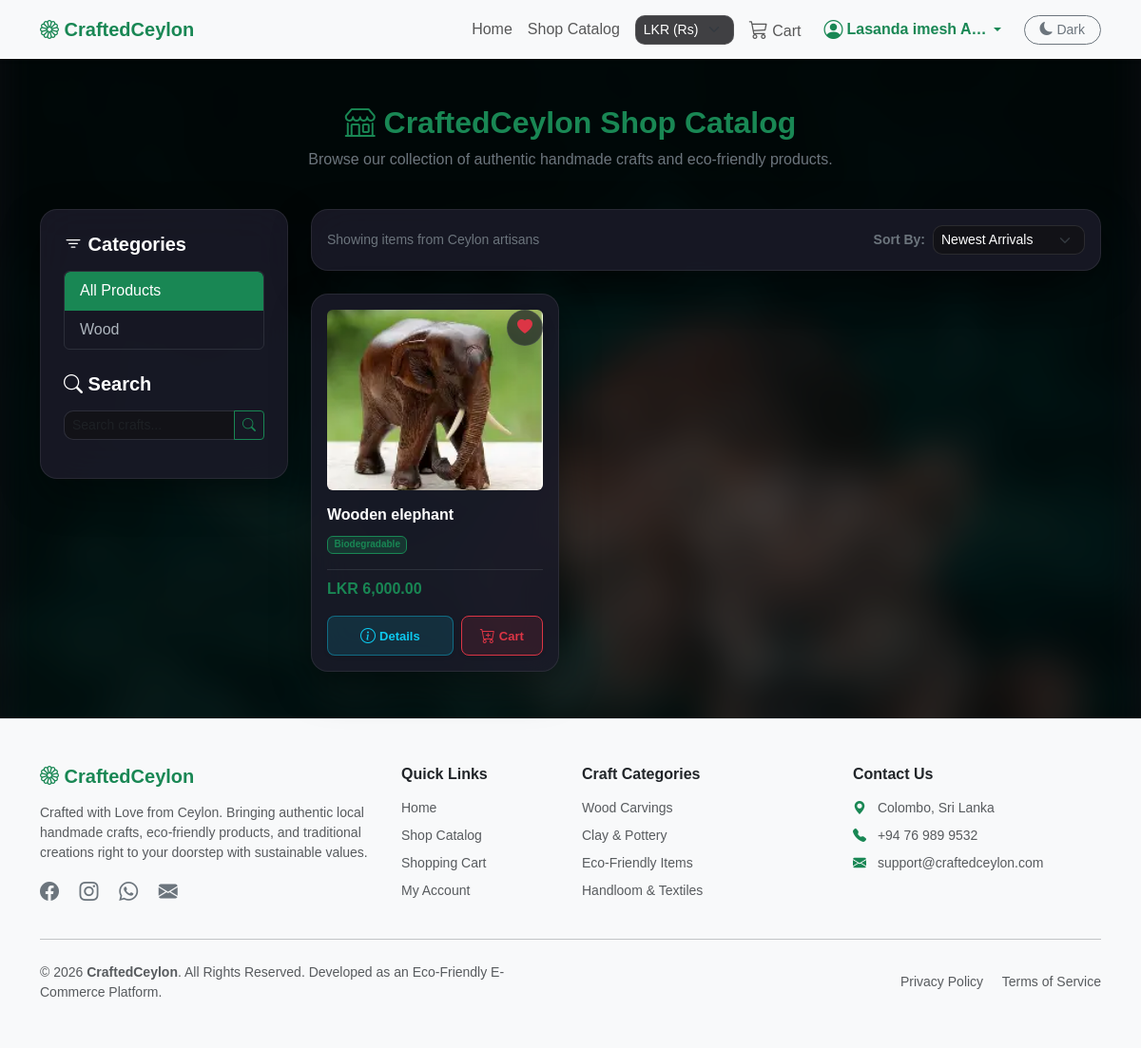
Page /shop.php (signed in) on the committed database.
### tables this page shows
CREATE TABLE `categories` (
  `category_id` int(11) NOT NULL,
  `category_name` varchar(100) NOT NULL,
  `description` text DEFAULT NULL
);

CREATE TABLE `products` (
  `product_id` int(11) NOT NULL,
  `category_id` int(11) DEFAULT NULL,
  `artisan_id` int(11) DEFAULT NULL,
  `product_name` varchar(150) NOT NULL,
  `description` text DEFAULT NULL,
  `price_lkr` decimal(10,2) NOT NULL,
  `price_usd` decimal(10,2) NOT NULL,
  `stock_quantity` int(11) NOT NULL,
  `main_image` varchar(255) NOT NULL,
  `is_biodegradable` tinyint(1) DEFAULT 0,
  `is_recyclable` tinyint(1) DEFAULT 0,
  `is_customizable` tinyint(1) DEFAULT 0,
  `created_at` timestamp NOT NULL DEFAULT current_timestamp()
);

### shop.php (the view, shortened to what this page needs)
<?php
$user_id = isset($_SESSION['user_id']) ? $_SESSION['user_id'] : null;
include 'includes/header.php';
$category_id = isset($_GET['category']) ? $_GET['category'] : '';
$search_query = isset($_GET['search']) ? trim($_GET['search']) : '';
$sort_by = isset($_GET['sort']) ? $_GET['sort'] : 'newest';
$user_wishlist = [];
if ($user_id) {
    $uw_stmt = $conn->prepare("SELECT product_id FROM wishlist WHERE user_id = ?");
    $uw_stmt->bind_param("i", $user_id);
    $uw_stmt->execute();
    $uw_res = $uw_stmt->get_result();
    while ($uw_row = $uw_res->fetch_assoc()) {
        $user_wishlist[] = $uw_row['product_id'];
    }
}
$sql = "SELECT p.*, c.category_name FROM products p LEFT JOIN categories c ON p.category_id = c.category_id WHERE 1=1";
if ($sort_by == 'price_low') {
    $sql .= " ORDER BY price_lkr ASC";
} elseif ($sort_by == 'price_high') {
    $sql .= " ORDER BY price_lkr DESC";
} else {
    $sql .= " ORDER BY p.created_at DESC";
}
$result = $conn->query($sql);
?>
<div class="container my-5">
    <div class="row mb-4">
        <div class="col-md-12 text-center">
            <h2 class="fw-bold text-success"><i class="bi bi-shop"></i> CraftedCeylon Shop Catalog</h2>
            <p class="text-secondary">Browse our collection of authentic handmade crafts and eco-friendly products.</p>
        </div>
    </div>
    <div class="row">
        <div class="col-lg-3 mb-4">
            <div class="dark-glass-card p-4">
                <h5 class="fw-bold mb-3"><i class="bi bi-filter"></i> Categories</h5>
                <div class="list-group list-group-flush mb-4 rounded overflow-hidden border border-secondary border-opacity-25">
                    <a href="shop.php" class="list-group-item list-group-item-action <?php echo empty($category_id) ? 'active' : ''; ?>">
                        All Products
                    </a>
                    <?php
                    $cat_sql = "SELECT * FROM categories";
                    $cat_result = $conn->query($cat_sql);
                    if ($cat_result && $cat_result->num_rows > 0) {
                        while ($cat = $cat_result->fetch_assoc()) {
                            $active = ($category_id == $cat['category_id']) ? 'active' : '';
                            echo '<a href="shop.php?category=' . $cat['category_id'] . '" class="list-group-item list-group-item-action ' . $active . '">' . htmlspecialchars($cat['category_name']) . '</a>';
                        }
                    }
                    ?>
                </div>
                <h5 class="fw-bold mb-3"><i class="bi bi-search"></i> Search</h5>
                <form action="shop.php" method="GET" class="mb-3">
                    <div class="input-group">
                        <input type="text" name="search" class="form-control form-control-sm" placeholder="Search crafts..." value="<?php echo htmlspecialchars($search_query); ?>">
                        <button class="btn btn-outline-success btn-sm" type="submit"><i class="bi bi-search"></i></button>
                    </div>
                </form>
            </div>
        </div>
        <div class="col-lg-9">
            <div class="dark-glass-card p-3 mb-4 d-flex justify-content-between align-items-center">
                <span class="text-secondary small">Showing items from Ceylon artisans</span>
                <form action="shop.php" method="GET" class="d-flex align-items-center">
                    <label class="me-2 small fw-bold text-nowrap text-secondary">Sort By:</label>
                    <select name="sort" class="form-select form-select-sm" onchange="this.form.submit()">
                        <option value="newest" <?php if($sort_by == 'newest') echo 'selected'; ?>>Newest Arrivals</option>
                    </select>
                </form>
            </div>
            <div class="row g-4">
                <?php
                if ($result && $result->num_rows > 0) {
                    while ($row = $result->fetch_assoc()) {
                        $base_price_lkr = isset($row['price_lkr']) ? $row['price_lkr'] : ($row['price'] ?? 0);
                        $is_wishlisted = in_array($row['product_id'], $user_wishlist);
                        $current_params = $_GET;
                        $current_params['toggle_wishlist'] = $row['product_id'];
                        $wishlist_toggle_url = 'shop.php?' . http_build_query($current_params);
                ?>
                        <div class="col-md-4 col-sm-6">
                            <div class="dark-glass-card h-100 d-flex flex-column position-relative overflow-hidden p-3">
                                <a href="<?php echo $user_id ? $wishlist_toggle_url : 'login.php'; ?>" class="position-absolute top-0 end-0 m-3 bg-dark bg-opacity-75 rounded-circle p-2 shadow text-decoration-none d-flex align-items-center justify-content-center border border-secondary border-opacity-25" style="width: 38px; height: 38px; z-index: 10;" title="<?php echo $is_wishlisted ? 'Remove from Wishlist' : 'Add to Wishlist'; ?>">
                                    <i class="bi <?php echo $is_wishlisted ? 'bi-heart-fill text-danger' : 'bi-heart text-white'; ?>"></i>
                                </a>
                                <a href="product-detail.php?id=<?php echo $row['product_id']; ?>" class="rounded overflow-hidden mb-3 d-block text-decoration-none">
                                    <img src="<?php echo htmlspecialchars($row['main_image']); ?>" class="w-100" alt="Product Image" style="height: 190px; object-fit: cover;">
                                </a>
                                <div class="card-body d-flex flex-column p-0 flex-grow-1">
                                    <h6 class="card-title fw-bold mb-2">
                                        <a href="product-detail.php?id=<?php echo $row['product_id']; ?>" class="text-decoration-none text-reset"><?php echo htmlspecialchars($row['product_name']); ?></a>
                                    </h6>
                                    <div class="mb-3">
                                        <?php if(isset($row['is_biodegradable']) && $row['is_biodegradable']): ?>
                                            <span class="badge bg-success bg-opacity-25 text-success border border-success me-1" style="font-size: 10px;">Biodegradable</span>
                                        <?php endif; ?>
                                    </div>
                                    <div class="mt-auto pt-2 border-top border-secondary border-opacity-25">
                                        <div class="d-flex justify-content-between align-items-center mb-3">
                                            <span class="fw-bold text-success fs-6">
                                                <?php
                                                $currency = isset($_SESSION['currency']) ? $_SESSION['currency'] : 'LKR';
                                                echo function_exists('formatPrice') ? formatPrice($base_price_lkr) : (($currency == 'USD') ? '$ ' . number_format($row['price_usd'], 2) : 'Rs. ' . number_format($base_price_lkr, 2));
                                                ?>
                                            </span>
                                        </div>
                                        <div class="d-flex gap-2 align-items-center">
                                            <a href="product-detail.php?id=<?php echo $row['product_id']; ?>" class="btn btn-details-creative flex-grow-1 btn-action-custom d-flex align-items-center justify-content-center shadow-sm text-decoration-none">
                                                <i class="bi bi-info-circle me-1 fs-6"></i> Details
                                            </a>
                                            <?php if(isset($row['stock_quantity']) && $row['stock_quantity'] > 0): ?>
                                                <form action="cart-actions.php" method="POST" style="width: 38%;">
                                                    <button type="submit" name="add_to_cart" class="btn btn-outline-danger w-100 btn-action-custom d-flex align-items-center justify-content-center shadow-sm text-danger border-danger" style="background: rgba(220, 53, 69, 0.12);">
                                                        <i class="bi bi-cart-plus me-1 fs-6"></i> Cart
                                                    </button>
                                                </form>
                                            <?php else: ?>
                                                <button type="button" class="btn btn-secondary btn-action-custom" disabled style="width: 38%;">Out of Stock</button>
                                            <?php endif; ?>
                                        </div>
                                    </div>
                                </div>
                            </div>
                        </div>
                <?php
                    }
                } else {
                    echo '<div class="col-12 text-center text-secondary py-5"><p class="dark-glass-card p-4">No products found matching your criteria.</p></div>';
                }
                ?>
            </div>
        </div>
    </div>
</div>
<?php
include 'includes/footer.php';
?>

### includes/header.php (style rules this page uses)
:root { --bg-color: #ffffff; --text-color: #212529; --nav-bg: #f8f9fa; }
body { background-color: var(--bg-color); color: var(--text-color); transition: background-color 0.3s ease, color 0.3s ease; }

### shop.php (style rules this page uses)
body { position: relative; background-color: var(--bg-dark, #0d0d12); color: var(--text-main, #ffffff); font-family: 'Plus Jakarta Sans', sans-serif; }
body::before { content: ""; position: fixed; top: 0; left: 0; width: 100%; height: 100%; background-image: url('assets/images/cover.jpg'); background-size: cover; background-position: center; filter: blur(20px) brightness(0.35); z-index: -1; }
.dark-glass-card { background: var(--bg-card, rgba(26, 26, 40, 0.85)); backdrop-filter: blur(20px); -webkit-backdrop-filter: blur(20px); border: 1px solid var(--border-color, rgba(255, 255, 255, 0.08)); border-radius: 18px; box-shadow: 0 16px 40px rgba(0, 0, 0, 0.4); color: var(--text-main, #ffffff); transition: all 0.3s ease; }
.form-control, .form-select { background-color: var(--bg-card, rgba(18, 18, 22, 0.8)); border: 1px solid var(--border-color, rgba(255, 255, 255, 0.1)); color: var(--text-main, #ffffff); border-radius: 10px; }
.list-group-item { background-color: transparent; color: var(--text-secondary, #adb5bd); border-color: var(--border-color, rgba(255, 255, 255, 0.08)); }
.list-group-item.active { background-color: #198754 !important; border-color: #198754 !important; color: #ffffff !important; }
.btn-action-custom { font-size: 13px !important; font-weight: 600 !important; padding: 8px 10px !important; border-radius: 8px !important; }
.btn-details-creative { background: rgba(13, 202, 240, 0.12); color: #0dcaf0; border: 1px solid rgba(13, 202, 240, 0.4); transition: all 0.3s ease; }

### rows in the picture
categories: category_name "Wood"
products: main_image (picture), product_name "Wooden elephant", is_biodegradable "Biodegradable", price_lkr "LKR 6,000.00"

### other values in the picture
$full_user_name "Lasanda imesh A…"
